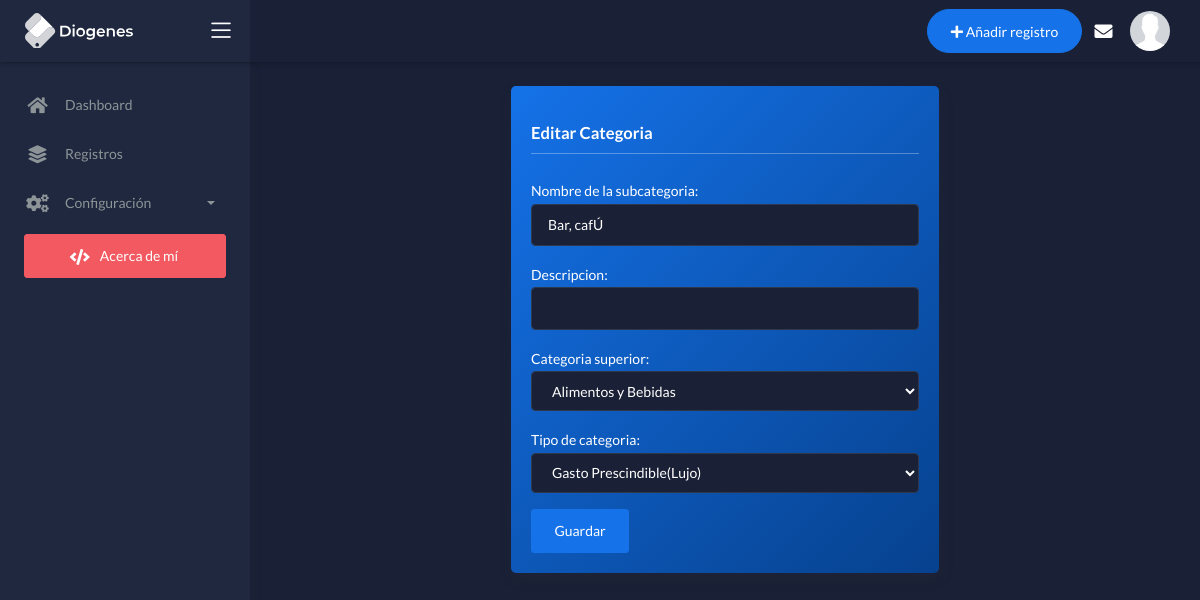
The app's page /editar_subcategoria/11 (signed in) with its own data.
### apps/finanzas/models.py (models this page shows, shortened)
class Categorias (MPTTModel):
    nombre = models.CharField(max_length=30)
    descripcion = models.CharField(max_length=100, null=True, blank=TRUE)
    parent = TreeForeignKey ('self', on_delete=models.CASCADE, related_name='children', null=True, blank=True, related_query_name='subcategoria')
    class Tipodecategoria (models.TextChoices):
        FIJO ='F', _('Gasto Fijo(Obligatorio)')
        NECESIDAD = 'N', _('Gasto Necesario(Sobrevivencia)')
        PRESCINDIBLE = 'P',_('Gasto Prescindible(Lujo)')
        INGRESO = 'I',_('Ingreso de dinero')
        PADRE = 'C',_('Categoria Padre (admin)')
    tipo_de_categoria = models.CharField(max_length=1, choices=Tipodecategoria.choices, default=Tipodecategoria.FIJO)
    class MPTTMeta:
        order_insertion_by=['nombre']
    class Meta:
        verbose_name_plural = "Categorias"

### apps/finanzas/views.py (the view)
# urls.py: path('editar_subcategoria/<pk>', views.Editarsubcategoria.as_view(), name="editar_subcategoria"),
class Editarsubcategoria (LoginRequiredMixin,UpdateView):
    model = Categorias
    success_url= "/categorias"
    form_class = Categoriaform

### apps/finanzas/forms.py (shortened to what this page needs)
class Gastosform(forms.ModelForm):
    class Meta:
        model = Registros
        fields = ('importe', 'cuenta', 'fecha_de_pago', 'nota', 'categoria' )
        widgets = {
            'importe': forms.NumberInput(attrs={'class': 'form-control'}),
            'nota': forms.Textarea(attrs={'class': 'form-control'}),
            'fecha_de_pago' : forms.DateInput(attrs={'class': 'form-control', 'placeholder': 'Fecha de pago', 'type': 'date'}),
            'categoria': forms.Select(attrs={'class': 'form-control', 'id':'basic', 'name':'basic'}),
            'cuenta': forms.Select(attrs={'class': 'form-control'}),
        }

class Ingresosform(forms.ModelForm):
    class Meta:
        model = Registros
        fields = ('importe', 'cuenta', 'fecha_de_pago', 'nota', 'categoria')
        widgets = {
            'importe': forms.NumberInput(attrs={'class': 'form-control'}),
            'cuenta': forms.Select(attrs={'class': 'form-control'}),
            'fecha_de_pago' : forms.DateInput(attrs={'class': 'form-control', 'placeholder': 'Select a date', 'type': 'date'}),
            'nota': forms.Textarea(attrs={'class': 'form-control'}),
            'categoria': forms.Select(attrs={'class': 'form-control'}),
        }

### apps/templates/finanzas/categorias_form.html (shortened to what this page needs)
{% extends "layouts/base.html" %}
{% block content %}
<div class="content">
    <div class="page-inner">
        <div class="row">
        <div class="col-md-6 ml-auto mr-auto">
            <div class="card card-primary bg-primary-gradient">
                <div class="card-body">
                    <h4 class="mt-3 b-b1 pb-2 mb-4 fw-bold">Editar Categoria</h4>
                    <form action ="" method="POST" >
                        {{form.as_p}}
                          <button type="submit" class="btn btn-primary align-right">Guardar</button>
                        </div>
                </div>
            </div>
        </div>
    </div>
{% endblock content %}

### records on screen
Categorias: nombre "Bar, cafÚ", parent "Alimentos y Bebidas", tipo_de_categoria "Gasto Prescindible(Lujo)"
